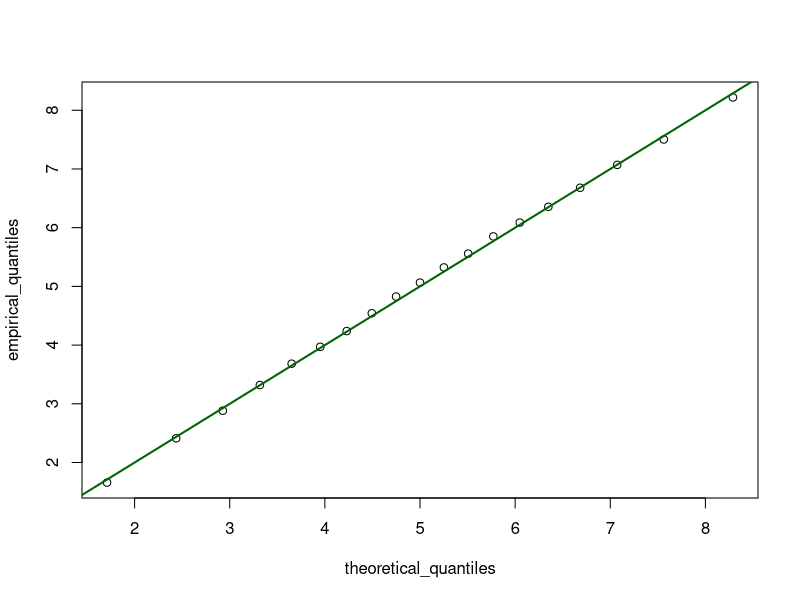

The R source for this figure:

bin_distribution <- dbinom(x = c(0, 1), 1, 0.5)

samples <- sample(x = c(0, 1), 100, replace = TRUE, prob = bin_distribution)

matrix_of_samples <- matrix(samples, 10, 10)

row1and7 <- append(matrix_of_samples[1, ], matrix_of_samples[3, ])

row1and3and7 <- append(row1and7, matrix_of_samples[7, ])

frequency_table <- table(row1and3and7)

count_of_1s <- frequency_table["1"]

inside_range <- 16 <= count_of_1s & count_of_1s < 20

percolumn1s <- apply(matrix_of_samples, 2, function(x) sum(x == 0))


# b)

x1 <- c(rep(1, 20))

x2 <- c(append(seq(from = 2, to = 20, by = 2), seq(from = 20, to = 2, by = -2)))

x3 <- c(seq(from = 1, to = 20, by = 1))

x <- cbind(x1, x2, x3)

xtx <- t(x) %*% x

invxtx <- solve(xtx)

# checksymmetric <- function(mat){
#     # issue with zerocount being NA
#     zerocount <- table(t(mat) %*% mat)["0"]
#     print(zerocount)
#     if(zerocount == (nrow(mat) * ncol(mat))){
#         return(TRUE)
#     }
#     else{
#         return(FALSE)
#     }
# }

# print(matrix_of_samples)
# print(frequency_table)
# print(unname(count_of_1s))

# print(inside_range)

# print(percolumn1s)

print(x1)

print(x2)

print(x3)

print(x)
print(xtx)
print(invxtx)

print(xtx - t(xtx))

print(invxtx - t(invxtx))

# 2
# a)
sampledata <- rnorm(1000, mean = 5, sd = sqrt(4))

probability_vector <- seq(0.05, 0.95, by = 0.05)

empirical_quantiles <- quantile(sampledata, probs = probability_vector)

print(empirical_quantiles)

# b

theoretical_quantiles <- qnorm(probability_vector, mean = 5, sd = sqrt(4))


plot(theoretical_quantiles, empirical_quantiles)

abline(a = 0, b = 1, col = "darkgreen", lwd = 2)

# y=x


# 3
# a

dat = iris

print(head(dat))